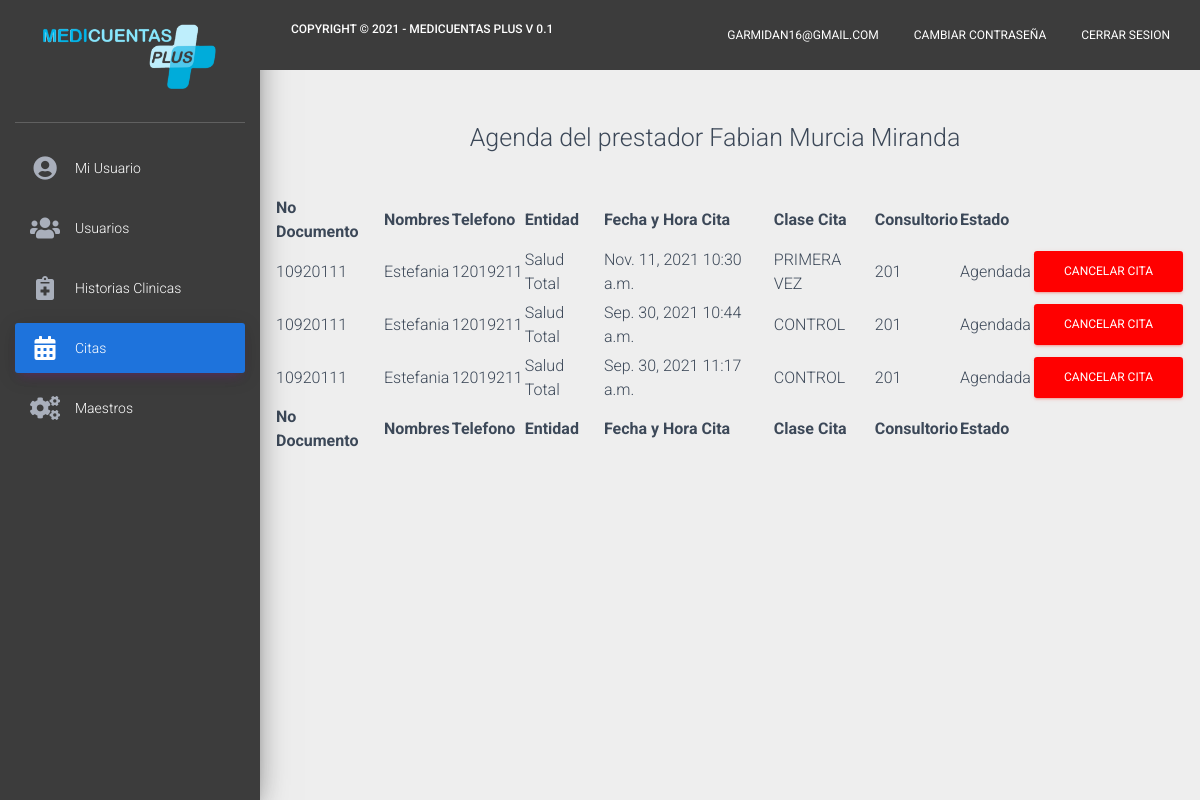
/citas/detalles/109211 (signed in), run on the app's committed database.
### modelos/models.py (models this page shows)
class Usuario(models.Model):
    primernombre = models.CharField(max_length=1000, blank=True, null=True)
    segundonombre = models.CharField(max_length=1000, blank=True, null=True)
    primerapellido = models.CharField(max_length=1000, blank=True, null=True)
    segundoapellido = models.CharField(max_length=1000, blank=True, null=True)
    usuario = models.CharField(max_length=1000, blank=True, null=True)
    clave = models.TextField(blank=True, null=True)
    tipodocumento= models.CharField(max_length=1000, blank=True, null=True)
    numerodocumento= models.CharField(max_length=1000, blank=True, null=True)
    fechanacimiento = models.DateField(blank=True, null=True)
    edad = models.CharField(max_length=100, blank=True, null=True)
    numerotelefono = models.IntegerField( blank=True, null=True)
    ciudad = models.ForeignKey(Ciudad, on_delete=models.CASCADE,blank=True, null=True)
    especialidad = models.ForeignKey(Especialidad, on_delete=models.CASCADE,blank=True, null=True)
    rol = models.CharField(max_length=500, blank=True , null=True)
    asistente = models.CharField(max_length=500, blank=True, null= True)
    permisoscomentario = models.CharField(max_length=100, blank=True, null= True)
    sexo = models.CharField(max_length=500, blank=True, null= True)
    consultorio = models.CharField(max_length=500, blank=True, null= True)
    estado = models.CharField(max_length=500, blank=True, null= True)

class Cita(models.Model):
    paciente = models.ForeignKey(Paciente, on_delete=models.CASCADE, blank=True,null=True)
    especialidad = models.ForeignKey(Especialidad, on_delete=models.CASCADE,blank=True, null=True)
    especialista = models.ForeignKey(Usuario, on_delete=models.CASCADE,blank=True, null=True)
    actividad = models.TextField(blank=True, null=True)
    fechacita = models.DateField(blank=True, null=True)
    horacita = models.TimeField(blank=True, null=True)
    entidad = models.ForeignKey(Entidad, on_delete=models.CASCADE,blank=True, null=True)
    clasecita = models.CharField(max_length=1000, blank=True, null=True)

class Paciente(models.Model):
    nombres = models.CharField(max_length=1000, blank=True, null=True)
    apellidos = models.CharField(max_length=1000, blank=True, null=True)
    fechanacimiento = models.DateField(blank=True, null=True)
    edad = models.IntegerField( blank=True, null=True)
    sexo = models.CharField(max_length=500, blank=True, null= True)
    telefono = models.CharField(max_length=500, blank=True, null= True)
    tipodocumento= models.CharField(max_length=1000, blank=True, null=True)
    numerodocumento = models.CharField(max_length=500, blank=True, null= True)
    movil = models.CharField(max_length=500, blank=True, null= True)
    correo = models.CharField(max_length=500, blank=True, null= True)

class Entidad(models.Model):
    entidad = models.CharField(max_length=1000, blank=True, null=True)

### modelos/views.py (the view)
# urls.py: path('citas/detalles/<str:prestador>',citasdetalles),
def citasdetalles(request,prestador):
    if request.session.get('validar') == False:
        return redirect('/')
    else:
        if Usuario.objects.filter(numerodocumento = prestador).exists():
            usuario = Usuario.objects.get(id=request.session.get('user'))
            especialistadetalle = Usuario.objects.get(numerodocumento=prestador)
            if Cita.objects.filter(especialista = especialistadetalle).exists():
                citasdetalles = Cita.objects.filter(especialista = especialistadetalle)
                return render(request,"citasdetalles.html",{"prestador":especialistadetalle,"prestadordetalle":citasdetalles,"usuario":usuario,"sesion":request.session.get('validar')})
            else:
                return render(request,"citasdetalles.html",{"prestador":especialistadetalle,"usuario":usuario,"sesion":request.session.get('validar')})

### modelos/templates/citasdetalles.html (shortened to what this page needs)
<!doctype html>
<html lang="en">
{% load static %}
<head>
    <link rel="stylesheet" href="https://maxcdn.bootstrapcdn.com/font-awesome/latest/css/font-awesome.min.css">
    <link rel="stylesheet" href="https://use.fontawesome.com/releases/v5.7.0/css/all.css"
>
    <link href="https://cdn.jsdelivr.net/npm/bootstrap@5.1.1/dist/css/bootstrap.min.css" rel="stylesheet"
>
    <link href="{% static 'css/material-dashboard.css' %}" rel="stylesheet" />
</head>
<body>
    <div class="wrapper ">
        <div class="sidebar" data-color="purple" data-background-color="white">
            <div class="logo" style="background-color: #3c3c3c;">
                <a href="" class="simple-text logo-mini">
                    <img src="{% static 'imagenes/logo1.png'%}" style=" width: 70%; margin-bottom: 10px" />
                </a>
            </div>
            <div class="sidebar-wrapper" style="background-color: #3c3c3c !important;">
                <ul class="nav">
                    <li class="nav-item">
                        <a class="nav-link" style="color: #fff;" href="/dashboard">
                            <i class="fas fa-user-circle"></i>
                            <p>Mi Usuario</p>
                        </a>
                    </li>
                    {% if usuario.rol == 'Administrador'%}
                    <li class="nav-item">
                      <a class="nav-link" href="/usuarios" style="color: #fff;">
                        <i class="fas fa-users"></i>
                        <p>Usuarios</p>
                      </a>
                    </li>
                    {%endif%}
                    <li class="nav-item">
                        <a class="nav-link" href="/historiasclinicas" style="color: #fff;">
                            <i class="fas fa-notes-medical"></i>
                            <p>Historias Clinicas</p>
                        </a>
                    </li>
                    <li class="nav-item active">
                        <a class="nav-link" href="/citas" style="background-color: #1e73dc !important;">
                            <i class="fas fa-calendar-alt"></i>
                            <p>Citas</p>
                        </a>
                    </li>
                    {% if usuario.rol == 'Administrador'%}
                        <li class="nav-item">
                        <a class="nav-link" href="/maestros" style="color: #fff;">
                            <i class="fas fa-cogs"></i>
                            <p>Maestros</p>
                        </a>
                        </li>
                    {%endif%}
                </ul>
            </div>
        </div>
        <div class="main-panel">
            <nav class="navbar navbar-expand-lg navbar-transparent navbar-absolute fixed-top"
                style="background-color: #3c3c3c !important; color: #fff !important;">
                <div class="container-fluid">
                    <div class="navbar-wrapper">
                        <a class="navbar-brand" href="javascript:;">
                            <h6>Copyright © 2021 - Medicuentas Plus V 0.1</h6>
                        </a>
                    </div>
                    <div class="collapse navbar-collapse justify-content-end">
                        <ul class="navbar-nav">
                            <li class="nav-item">
                                <a class="nav-link" href="javascript:;">
                                    {{usuario.usuario}}
                                </a>
                            </li>
                            <li class="nav-item">
                                <a class="nav-link" href="/cambiocontraseña/{{usuario.id}}">
                                    Cambiar Contraseña
                                </a>
                            </li>
                            <li class="nav-item">
                                <a class="nav-link" href="/logout">
                                    Cerrar Sesion
                                </a>
                            </li>
                        </ul>
                    </div>
                </div>
            </nav>
            <div class="content">
                <div class=" w-100  row" style="width:fit-content; margin-bottom: 30px;">
                    <div style="text-align: center;">
                        <h3>Agenda del prestador {{prestador.primernombre}} {{prestador.primerapellido}}  {{prestador.segundoapellido}}</h3>
                    </div>
                </div>
                <form method="POST" action="/cancelarcita">
                <table id="example" class="display nowrap" style="width:100%">
                    <thead>
                        <tr>
                            <th>No Documento</th>
                            <th>Nombres</th>
                            <th>Telefono</th>
                            <th>Entidad</th>
                            <th>Fecha y Hora Cita</th>
                            <th>Clase Cita</th>
                            <th>Consultorio</th>
                            <th>Estado</th>
                            <th></th>
                        </tr>
                    </thead>
                    <tbody>
                        {% for presdetalle in prestadordetalle%}
                        <tr>
                            <td>{{presdetalle.paciente.numerodocumento}}</td>
                            <td>{{presdetalle.paciente.nombres}}</td>
                            <td>{{presdetalle.paciente.movil}}</td>
                            <td>{{presdetalle.entidad.entidad}}</td>
                            <td>{{presdetalle.fechacita}} {{presdetalle.horacita}}</td>
                            <td>{{presdetalle.clasecita}}</td>
                            <td>{{presdetalle.especialista.consultorio}}</td>
                            <td>
                                Agendada
                            </td>
                                <td>
                                    <a type="button" href="/cancelarcita/{{presdetalle.id}}" style="background-color: red; color: white;" class="btn btn-danger">Cancelar Cita</a>
                                </td>
                        </tr>
                        {% endfor %}
                    </tbody>
                    <tfoot>
                        <tr>
                            <th>No Documento</th>
                            <th>Nombres</th>
                            <th>Telefono</th>
                            <th>Entidad</th>
                            <th>Fecha y Hora Cita</th>
                            <th>Clase Cita</th>
                            <th>Consultorio</th>
                            <th>Estado</th>
                            <th></th>
                        </tr>
                    </tfoot>
                </table>
            </form>
            </div>
        </div>
    </div>
    <link rel="stylesheet" type="text/css" href="https://cdn.datatables.net/v/dt/dt-1.11.2/datatables.min.css" />
</body>
</html>

### data on the page
Usuario: usuario "GARMIDAN16@GMAIL.COM"
Usuario: primernombre "Fabian", primerapellido "Murcia", segundoapellido "Miranda"
Cita: paciente.numerodocumento "10920111", paciente.nombres "Estefania", paciente.movil "12019211", entidad.entidad "Salud Total", fechacita "Nov. 11, 2021", horacita "10:30 a.m.", clasecita "PRIMERA VEZ", especialista.consultorio "201"
Cita: paciente.numerodocumento "10920111", paciente.nombres "Estefania", paciente.movil "12019211", entidad.entidad "Salud Total", fechacita "Sep. 30, 2021", horacita "10:44 a.m.", clasecita "CONTROL", especialista.consultorio "201"
Cita: paciente.numerodocumento "10920111", paciente.nombres "Estefania", paciente.movil "12019211", entidad.entidad "Salud Total", fechacita "Sep. 30, 2021", horacita "11:17 a.m.", clasecita "CONTROL", especialista.consultorio "201"
